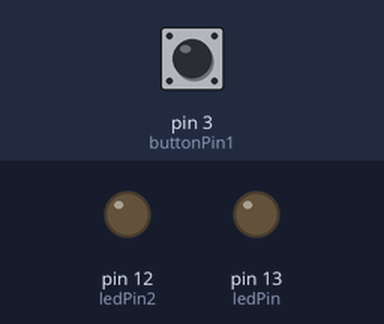
The sketch below on a simulated Arduino Uno, built with avr-gcc and run on an emulated ATmega328P. Parts: output pins drawn as LEDs (lit = HIGH). The inputs (shaded band) are chosen by the test bench; at power-on: pin 3 (buttonPin1) LOW.

Above: at 1.2 s.
1.3 s: pin 3 (buttonPin1) pulled HIGH for 1 s
At 2.1 s:
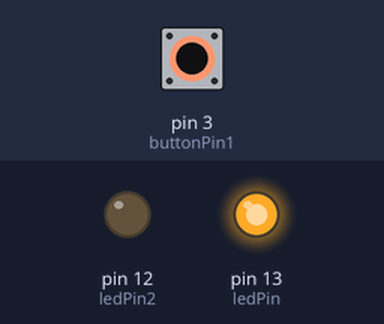
4.1 s: pin 3 (buttonPin1) pulled HIGH for 3.2 s
At 5.15 s:
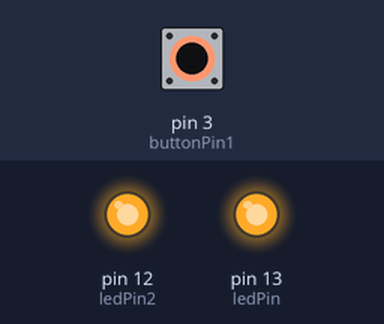
Timing chart, 0 to 8.8 s (numbered marks = the images above; inputs shaded):
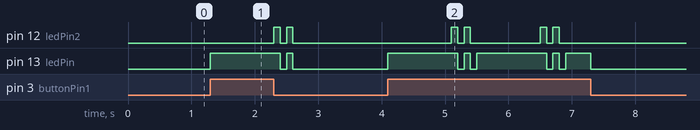

Measured:
- after the input at 1.3 s, pin 12 (ledPin2): alternates HIGH for 0.10 s and LOW for 0.10 s, 4 changes in all, then stays LOW, starting after 1.0 s; pin 13 (ledPin): LOW → HIGH at once, → LOW 1.1 s later, → HIGH 0.10 s later, → LOW 0.10 s later
- after the input at 4.1 s, pin 12 (ledPin2): LOW → HIGH after 1.0 s, → LOW 0.10 s later, → HIGH 0.10 s later, → LOW 0.10 s later, … (8 changes in this stretch); pin 13 (ledPin): LOW → HIGH at once, → LOW 1.1 s later, → HIGH 0.10 s later, → LOW 0.10 s later, … (10 changes in this stretch)

The sketch:

TwoButtons_Counter.ino
```cpp
const int buttonPin1 = 3;    //imput from button1
const int buttonPin2 = 2;    //imput from button2
const int ledPin =  13;       //ledPin
const int ledPin2 = 12;       //ledPin2
int buttonState1 = 0;         // variable for reading the pushbutton1 status
int buttonState2 = 0;         // variable for reading the pushbutton2 status
int ledstate = 0;              // variable for state of LED
int ledstate2 = 0;              // variable for state of LED2
int counter = 0;                //variable for counting the number of LED press
int limit = 5;                  //limit of LED press we are going to count


void setup() {

 pinMode(ledPin, OUTPUT);       // initialize the LED pin as an output:
   pinMode(ledPin2, OUTPUT);    // initialize the LED pin2 as an output:
  pinMode(buttonPin1, INPUT);   // initialize the pushbutton pin as an input:
  pinMode(buttonPin2, INPUT);    // initialize the pushbutton2 pin as an input:
}

void loop(){

  buttonState1 = digitalRead(buttonPin1); // read the state of the pushbutton value:


  if (buttonState1 == HIGH) {      // check if the pushbutton1 OR pushbutton2 is pressed.

    counter = counter + 1;         //plus 1 to the counter value
    digitalWrite(ledPin, HIGH);    //turn LED on
    delay(200);                    //delay a little so we wont trigger button too often
  }
  else {

    digitalWrite(ledPin, LOW);       // turn LED off:
  }


  if (counter == limit){  //if the counter value reaches the limit
    ledflash();           // call the led flash function
    counter = 0;
  }

}

void ledflash(){ //led flash function
  digitalWrite(ledPin, HIGH);
  digitalWrite(ledPin2, HIGH);
  delay(100);
  digitalWrite(ledPin, LOW);
  digitalWrite(ledPin2, LOW);
  delay(100);
  digitalWrite(ledPin, HIGH);
  digitalWrite(ledPin2, HIGH);
  delay(100);
  digitalWrite(ledPin, LOW);
  digitalWrite(ledPin2, LOW);
  delay(100);

}
```
